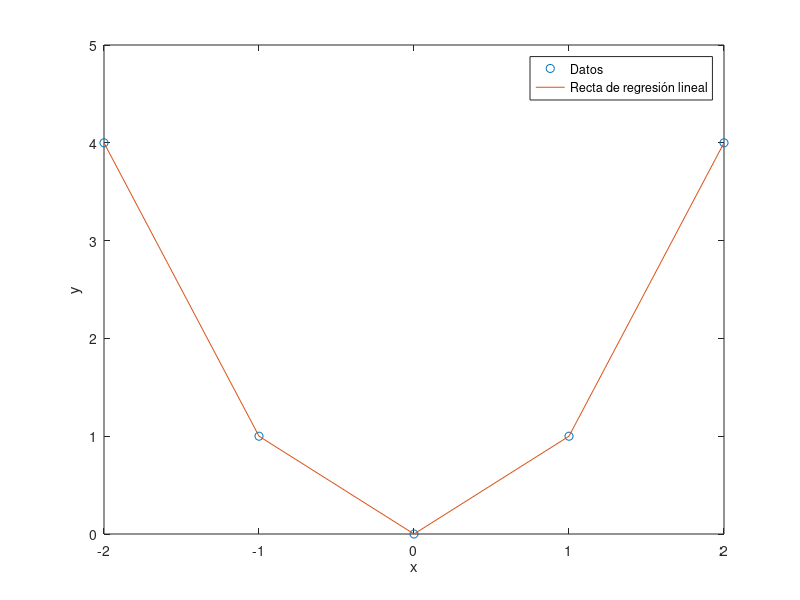

Write MATLAB code to recreate this figure.
% Introducir manualmente los puntos de la función
x = [-2, -1, 0, 1, 2];
y = [4, 1, 0, 1, 4];

% Realizar regresión lineal para encontrar la recta que mejor se ajusta
p = polyfit(x, y, 2); % Polinomio de grado 2

% Graficar los datos y la recta de regresión lineal
plot(x, y, 'o', x, p(1)*x.^2 + p(2)*x + p(3), '-');
xlabel('x');
ylabel('y');
legend('Datos', 'Recta de regresión lineal');
